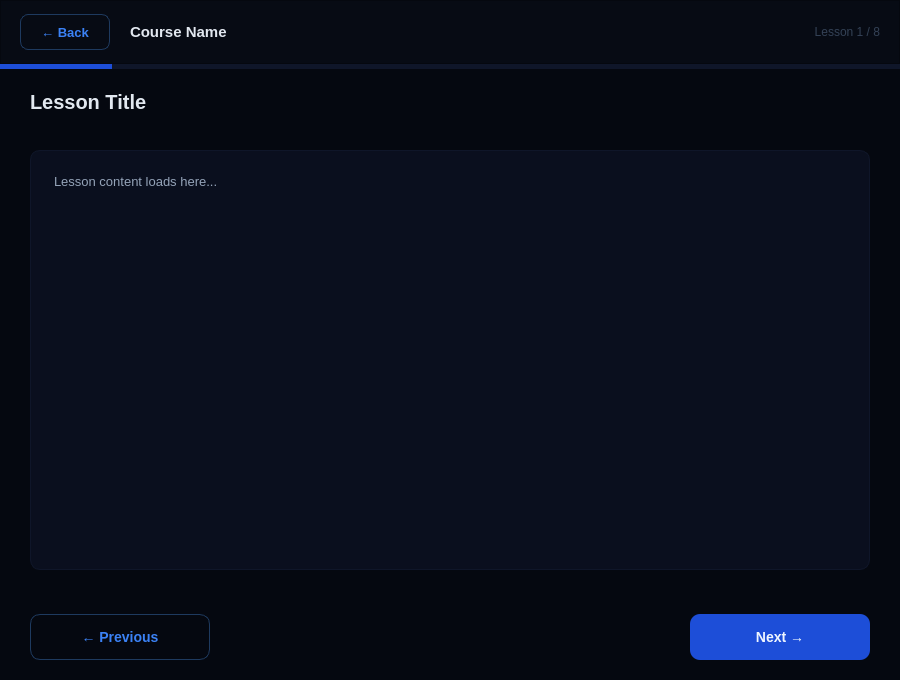
<?xml version="1.0" encoding="UTF-8"?>
<ui version="4.0">
 <class>lessonviewerwindow</class>
 <widget class="QWidget" name="lessonviewerwindow">
  <property name="geometry">
   <rect><x>0</x><y>0</y><width>900</width><height>680</height></rect>
  </property>
  <property name="windowTitle"><string>Langora — Lesson</string></property>
  <property name="styleSheet">
   <string notr="true">QWidget#lessonviewerwindow { background-color: #050810; }</string>
  </property>

  <!-- TOP BAR -->
  <widget class="QFrame" name="topbar">
   <property name="geometry"><rect><x>0</x><y>0</y><width>900</width><height>64</height></rect></property>
   <property name="styleSheet"><string notr="true">QFrame#topbar { background-color: #070b14; border-bottom: 1px solid #0f1629; }</string></property>
   <property name="frameShape"><enum>QFrame::Shape::StyledPanel</enum></property>

   <widget class="QPushButton" name="pushButton_back">
    <property name="geometry"><rect><x>20</x><y>14</y><width>90</width><height>36</height></rect></property>
    <property name="styleSheet"><string notr="true">QPushButton { background: transparent; color: #3b82f6; border: 1px solid #1e3a5f; border-radius: 8px; font-size: 13px; font-weight: bold; } QPushButton:hover { background: #070f24; border-color: #1d4ed8; }</string></property>
    <property name="text"><string>← Back</string></property>
   </widget>

   <widget class="QLabel" name="label_course_name">
    <property name="geometry"><rect><x>130</x><y>14</y><width>500</width><height>36</height></rect></property>
    <property name="styleSheet"><string notr="true">QLabel { color: #e2e8f0; font-size: 15px; font-weight: bold; background: transparent; }</string></property>
    <property name="text"><string>Course Name</string></property>
   </widget>

   <widget class="QLabel" name="label_progress">
    <property name="geometry"><rect><x>730</x><y>14</y><width>150</width><height>36</height></rect></property>
    <property name="styleSheet"><string notr="true">QLabel { color: #334155; font-size: 12px; background: transparent; }</string></property>
    <property name="text"><string>Lesson 1 / 8</string></property>
    <property name="alignment"><set>Qt::AlignmentFlag::AlignRight|Qt::AlignmentFlag::AlignVCenter</set></property>
   </widget>
  </widget>

  <!-- PROGRESS BAR -->
  <widget class="QFrame" name="prog_bg">
   <property name="geometry"><rect><x>0</x><y>64</y><width>900</width><height>5</height></rect></property>
   <property name="styleSheet"><string notr="true">QFrame { background: #0f1629; border: none; }</string></property>
  </widget>
  <widget class="QFrame" name="prog_fill">
   <property name="geometry"><rect><x>0</x><y>64</y><width>112</width><height>5</height></rect></property>
   <property name="styleSheet"><string notr="true">QFrame { background: #1d4ed8; border: none; }</string></property>
  </widget>

  <!-- LESSON TITLE -->
  <widget class="QLabel" name="label_lesson_title">
   <property name="geometry"><rect><x>30</x><y>84</y><width>840</width><height>36</height></rect></property>
   <property name="styleSheet"><string notr="true">QLabel { color: #e2e8f0; font-size: 20px; font-weight: bold; background: transparent; }</string></property>
   <property name="text"><string>Lesson Title</string></property>
  </widget>

  <!-- LESSON CONTENT — scrollable text area -->
  <widget class="QScrollArea" name="scrollArea">
   <property name="geometry"><rect><x>0</x><y>130</y><width>900</width><height>470</height></rect></property>
   <property name="styleSheet">
    <string notr="true">
QScrollArea { background: #050810; border: none; }
QScrollBar:vertical { background: #070b14; width: 6px; border-radius: 3px; }
QScrollBar::handle:vertical { background: #1d4ed8; border-radius: 3px; min-height: 20px; }
QScrollBar::add-line:vertical, QScrollBar::sub-line:vertical { height: 0; }
    </string>
   </property>
   <property name="widgetResizable"><bool>true</bool></property>
   <property name="frameShape"><enum>QFrame::Shape::NoFrame</enum></property>

   <widget class="QWidget" name="scrollContents">
    <property name="geometry"><rect><x>0</x><y>0</y><width>898</width><height>468</height></rect></property>
    <property name="styleSheet"><string notr="true">QWidget { background: #050810; }</string></property>

    <widget class="QLabel" name="label_content">
     <property name="geometry"><rect><x>30</x><y>20</y><width>840</width><height>420</height></rect></property>
     <property name="styleSheet">
      <string notr="true">
QLabel {
    color: #94a3b8;
    font-size: 13px;
    font-family: "Consolas", "Courier New", monospace;
    background: #0a0f1e;
    border: 1px solid #0f1629;
    border-radius: 10px;
    padding: 20px;
    line-height: 1.8;
}
      </string>
     </property>
     <property name="text"><string>Lesson content loads here...</string></property>
     <property name="wordWrap"><bool>true</bool></property>
     <property name="alignment"><set>Qt::AlignmentFlag::AlignTop|Qt::AlignmentFlag::AlignLeft</set></property>
    </widget>
   </widget>
  </widget>

  <!-- NAVIGATION BUTTONS -->
  <widget class="QPushButton" name="pushButton_prev">
   <property name="geometry"><rect><x>30</x><y>614</y><width>180</width><height>46</height></rect></property>
   <property name="styleSheet">
    <string notr="true">
QPushButton { background: transparent; color: #3b82f6; border: 1px solid #1e3a5f; border-radius: 10px; font-size: 14px; font-weight: bold; }
QPushButton:hover { background: #070f24; border-color: #1d4ed8; }
QPushButton:disabled { color: #1e3a5f; border-color: #0a0f1e; }
    </string>
   </property>
   <property name="text"><string>← Previous</string></property>
  </widget>

  <widget class="QPushButton" name="pushButton_next">
   <property name="geometry"><rect><x>690</x><y>614</y><width>180</width><height>46</height></rect></property>
   <property name="styleSheet">
    <string notr="true">
QPushButton { background: #1d4ed8; color: #eff6ff; border: none; border-radius: 10px; font-size: 14px; font-weight: bold; }
QPushButton:hover { background: #2563eb; }
QPushButton:pressed { background: #1e40af; }
    </string>
   </property>
   <property name="text"><string>Next →</string></property>
  </widget>

 </widget>
 <resources/>
 <connections/>
</ui>
